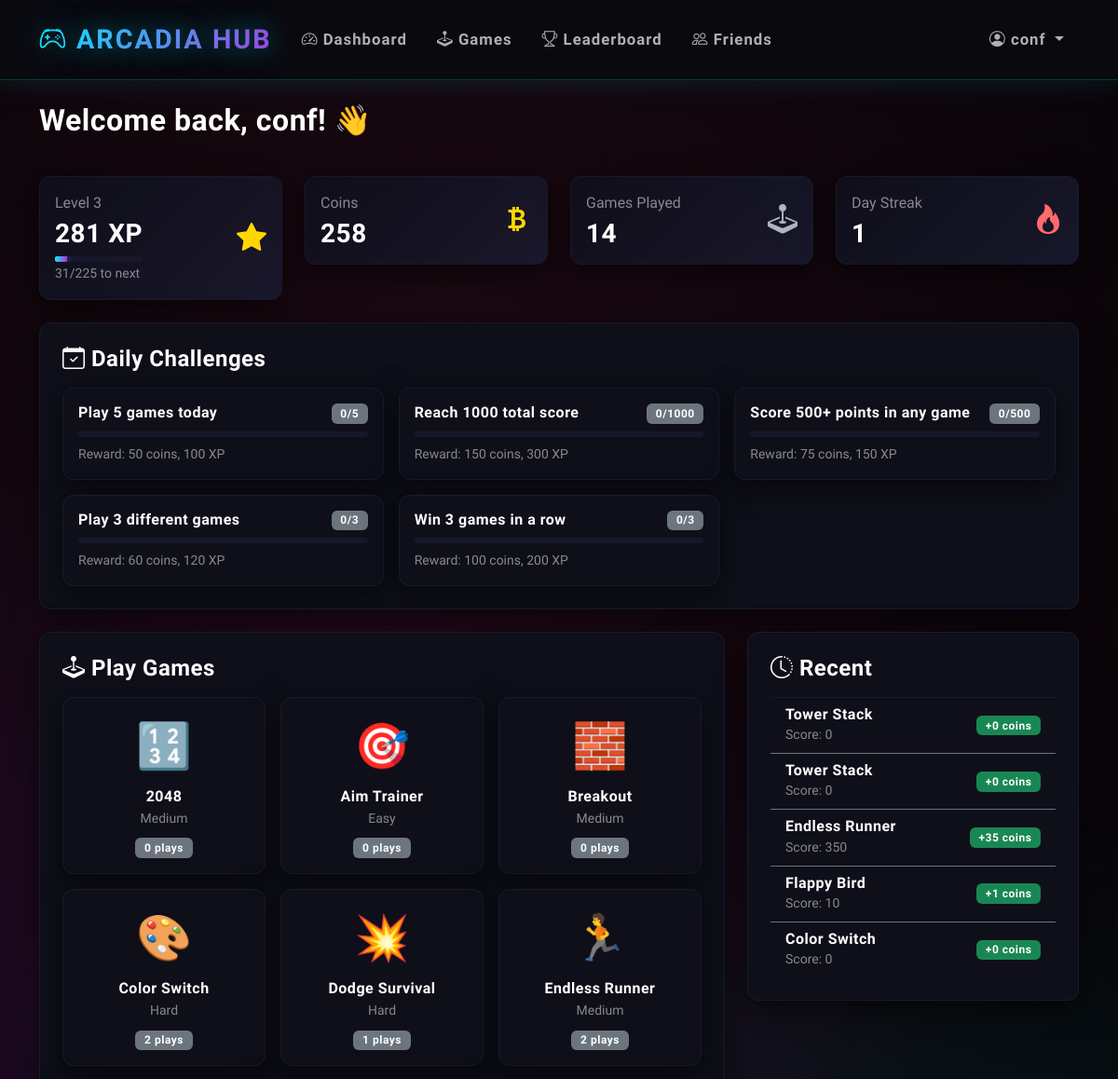
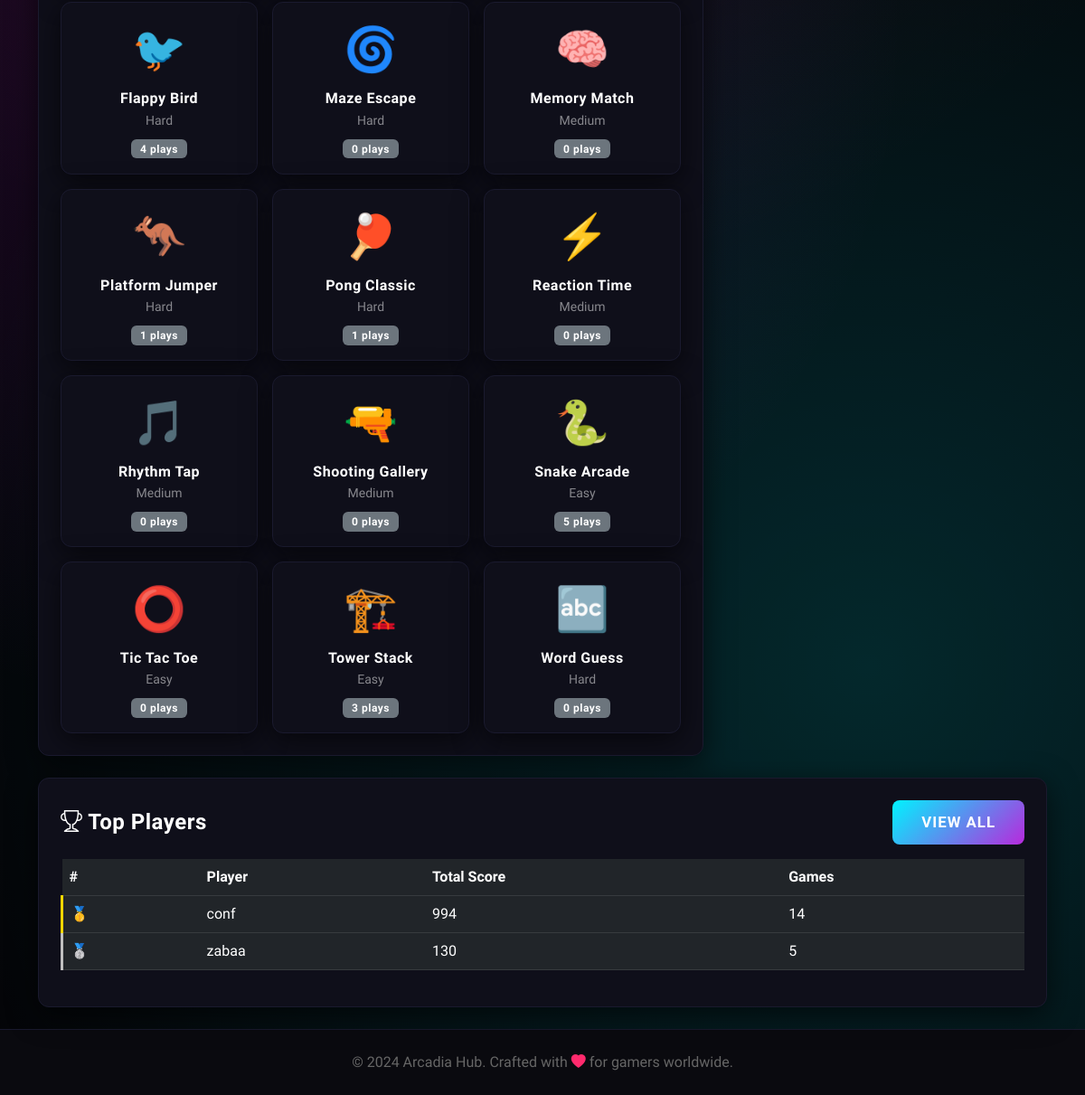
/dashboard (signed in), run on the app's committed database (2 pictures, top to bottom).
### tables this page shows
CREATE TABLE users (user_id INTEGER PRIMARY KEY AUTOINCREMENT, username TEXT UNIQUE NOT NULL, password_hash TEXT NOT NULL, email TEXT UNIQUE NOT NULL, created_at TIMESTAMP DEFAULT CURRENT_TIMESTAMP, last_login DATE, streak INTEGER DEFAULT 0, coins INTEGER DEFAULT 100, total_games_played INTEGER DEFAULT 0, total_score INTEGER DEFAULT 0, avatar_config TEXT, settings_config TEXT DEFAULT '{"theme": "dark", "sound": true, "notifications": true}', xp INTEGER DEFAULT 0, player_level INTEGER DEFAULT 1);

CREATE TABLE daily_challenges (challenge_id INTEGER PRIMARY KEY AUTOINCREMENT, challenge_type TEXT NOT NULL, description TEXT NOT NULL, target_value INTEGER NOT NULL, reward_coins INTEGER NOT NULL, reward_xp INTEGER NOT NULL, date DATE NOT NULL, UNIQUE(date, challenge_type));

CREATE TABLE games (game_id INTEGER PRIMARY KEY AUTOINCREMENT, game_key TEXT UNIQUE NOT NULL, name TEXT NOT NULL, category TEXT, difficulty TEXT, play_count INTEGER DEFAULT 0, icon TEXT, color TEXT);

CREATE TABLE scores (score_id INTEGER PRIMARY KEY AUTOINCREMENT, user_id INTEGER NOT NULL, game_key TEXT NOT NULL, score INTEGER NOT NULL, play_time INTEGER DEFAULT 0, achieved_at TIMESTAMP DEFAULT CURRENT_TIMESTAMP, FOREIGN KEY(user_id) REFERENCES users(user_id) ON DELETE CASCADE, FOREIGN KEY(game_key) REFERENCES games(game_key) ON DELETE CASCADE);

### app.py (the view)
@app.route('/dashboard')
@login_required
def dashboard():
    user = db.fetch_one("SELECT * FROM users WHERE user_id = ?", (session['user_id'],))
    recent_scores = db.fetch_all("SELECT s.*, g.name as game_name FROM scores s JOIN games g ON s.game_key = g.game_key WHERE s.user_id = ? ORDER BY s.achieved_at DESC LIMIT 10", (session['user_id'],))
    leaderboard = db.fetch_all("SELECT u.username, SUM(s.score) as total_score, COUNT(s.score_id) as games_played FROM scores s JOIN users u ON s.user_id = u.user_id GROUP BY s.user_id ORDER BY total_score DESC LIMIT 10")
    games = db.fetch_all("SELECT * FROM games ORDER BY name")
    generate_daily_challenges()
    today = datetime.now().date()
    challenges = db.fetch_all("SELECT dc.*, COALESCE(cp.current_value, 0) as current_value, cp.completed FROM daily_challenges dc LEFT JOIN challenge_progress cp ON dc.challenge_id = cp.challenge_id AND cp.user_id = ? WHERE dc.date = ?", (session['user_id'], today.strftime('%Y-%m-%d')))
    current_level, xp_current, xp_needed = calculate_level(user['xp'])
    xp_progress = ((user['xp'] - xp_current) / xp_needed * 100) if xp_needed > 0 else 0
    achievements = db.fetch_all("SELECT * FROM achievements WHERE user_id = ? ORDER BY achieved_at DESC LIMIT 5", (session['user_id'],))
    return render_template('dashboard.html',
                          user=user,
                          recent_scores=recent_scores,
                          leaderboard=leaderboard,
                          games=games,
                          challenges=challenges,
                          current_level=current_level,
                          xp_progress=xp_progress,
                          xp_current=user['xp'] - xp_current,
                          xp_needed=xp_needed,
                          achievements=achievements)

### templates/dashboard.html (shortened to what this page needs)
{% extends "base.html" %}
{% block content %}
<div class="row mb-4">
    <div class="col-md-12">
        <h2 class="text-white mb-3">
            Welcome back, {{ user.username }}! 👋
        </h2>
    </div>
</div>
<div class="row g-4 mb-4">
    <div class="col-md-3">
        <div class="card stat-card p-3">
            <div class="d-flex justify-content-between align-items-center">
                <div>
                    <p class="text-white-50 mb-1">Level {{ current_level }}</p>
                    <h3 class="text-white mb-0">{{ user.xp }} XP</h3>
                    <div class="progress mt-2" style="height: 6px;">
                        <div class="progress-bar bg-warning" style="width: {{ xp_progress }}%"></div>
                    </div>
                    <small class="text-white-50">{{ xp_current }}/{{ xp_needed }} to next</small>
                </div>
                <i class="bi bi-star-fill" style="font-size: 2rem; color: #ffd700;"></i>
            </div>
        </div>
    </div>
    <div class="col-md-3">
        <div class="card stat-card p-3" style="border-left-color: var(--success-color);">
            <div class="d-flex justify-content-between align-items-center">
                <div>
                    <p class="text-white-50 mb-1">Coins</p>
                    <h3 class="text-white mb-0">{{ user.coins }}</h3>
                </div>
                <i class="bi bi-currency-bitcoin" style="font-size: 2rem; color: #ffd700;"></i>
            </div>
        </div>
    </div>
    <div class="col-md-3">
        <div class="card stat-card p-3" style="border-left-color: var(--accent-secondary);">
            <div class="d-flex justify-content-between align-items-center">
                <div>
                    <p class="text-white-50 mb-1">Games Played</p>
                    <h3 class="text-white mb-0">{{ user.total_games_played }}</h3>
                </div>
                <i class="bi bi-joystick" style="font-size: 2rem; color: var(--success-color);"></i>
            </div>
        </div>
    </div>
    <div class="col-md-3">
        <div class="card stat-card p-3" style="border-left-color: #ff6b6b;">
            <div class="d-flex justify-content-between align-items-center">
                <div>
                    <p class="text-white-50 mb-1">Day Streak</p>
                    <h3 class="text-white mb-0">{{ user.streak }}</h3>
                </div>
                <i class="bi bi-fire" style="font-size: 2rem; color: #ff6b6b;"></i>
            </div>
        </div>
    </div>
</div>
{% if challenges %}
<div class="row g-4 mb-4">
    <div class="col-md-12">
        <div class="card p-4">
            <h4 class="text-white mb-3"><i class="bi bi-calendar-check"></i> Daily Challenges</h4>
            <div class="row g-3">
                {% for challenge in challenges %}
                <div class="col-md-4 col-sm-6">
                    <div class="card bg-dark {% if challenge.completed %}border-success{% else %}border-secondary{% endif %} p-3">
                        <div class="d-flex justify-content-between align-items-start mb-2">
                            <h6 class="text-white mb-0">{{ challenge.description }}</h6>
                            {% if challenge.completed %}
                            <span class="badge bg-success">✓</span>
                            {% else %}
                            <span class="badge bg-secondary">{{ challenge.current_value }}/{{ challenge.target_value }}</span>
                            {% endif %}
                        </div>
                        <div class="progress mb-2" style="height: 6px;">
                            {% set progress = (challenge.current_value / challenge.target_value * 100)|int %}
                        </div>
                        <small class="text-white-50">Reward: {{ challenge.reward_coins }} coins, {{ challenge.reward_xp }} XP</small>
                    </div>
                </div>
                {% endfor %}
            </div>
        </div>
    </div>
</div>
{% endif %}
<div class="row g-4 mb-4">
    <div class="col-md-8">
        <div class="card p-4">
            <h4 class="text-white mb-3"><i class="bi bi-joystick"></i> Play Games</h4>
            <div class="row g-3">
                {% for game in games %}
                <div class="col-md-4 col-sm-6">
                    <a href="{{ url_for('play_game', game_key=game.game_key) }}"
                       class="text-decoration-none">
                        <div class="card game-card h-100 p-3 text-center">
                            <div style="font-size: 3rem;" class="mb-2">{{ game.icon }}</div>
                            <h6 class="text-white mb-1">{{ game.name }}</h6>
                            <small class="text-white-50">{{ game.difficulty }}</small>
                            <div class="mt-2">
                                <span class="badge bg-secondary">{{ game.play_count }} plays</span>
                            </div>
                        </div>
                    </a>
                </div>
                {% endfor %}
            </div>
        </div>
    </div>
    <div class="col-md-4">
        <div class="card p-4">
            <h4 class="text-white mb-3"><i class="bi bi-clock-history"></i> Recent</h4>
            {% if recent_scores %}
            <div class="list-group list-group-flush">
                {% for score in recent_scores[:5] %}
                <div class="list-group-item bg-transparent text-white border-secondary">
                    <div class="d-flex justify-content-between align-items-center">
                        <div>
                            <h6 class="mb-0">{{ score.game_name }}</h6>
                            <small class="text-white-50">Score: {{ score.score }}</small>
                        </div>
                        <span class="badge bg-success">+{{ (score.score / 10)|int|default(1) }} coins</span>
                    </div>
                </div>
                {% endfor %}
            </div>
            {% else %}
            <p class="text-white-50 text-center">No recent games</p>
            {% endif %}
        </div>
    </div>
</div>
<div class="row">
    <div class="col-md-12">
        <div class="card p-4">
            <div class="d-flex justify-content-between align-items-center mb-3">
                <h4 class="text-white mb-0"><i class="bi bi-trophy"></i> Top Players</h4>
                <a href="{{ url_for('leaderboard') }}" class="btn btn-accent btn-sm">View All</a>
            </div>
            <div class="table-responsive">
                <table class="table table-dark table-hover">
                    <thead>
                        <tr>
                            <th class="text-white">#</th>
                            <th class="text-white">Player</th>
                            <th class="text-white">Total Score</th>
                            <th class="text-white">Games</th>
                        </tr>
                    </thead>
                    <tbody>
                        {% for player in leaderboard[:5] %}
                        <tr class="{% if loop.index <= 3 %}leaderboard-item{% endif %}">
                            <td class="text-white">
                                {% if loop.index == 1 %}🥇{% elif loop.index == 2 %}🥈{% elif loop.index == 3 %}🥉{% else %}#{{ loop.index }}{% endif %}
                            </td>
                            <td class="text-white">{{ player.username }}</td>
                            <td class="text-white">{{ player.total_score }}</td>
                            <td class="text-white">{{ player.games_played }}</td>
                        </tr>
                        {% endfor %}
                    </tbody>
                </table>
            </div>
        </div>
    </div>
</div>
{% endblock %}

### templates/base.html (shortened to what this page needs)
<!DOCTYPE html>
<html lang="en" data-bs-theme="dark">
<head>
    <link href="https://cdn.jsdelivr.net/npm/bootstrap@5.3.0/dist/css/bootstrap.min.css" rel="stylesheet">
    <link rel="stylesheet" href="https://cdn.jsdelivr.net/npm/bootstrap-icons@1.10.0/font/bootstrap-icons.css">
</head>
<body>
    <nav class="navbar navbar-expand-lg navbar-dark sticky-top">
        <div class="container">
            <a class="navbar-brand" href="{{ url_for('dashboard') }}">
                <i class="bi bi-controller"></i> ARCADIA HUB
            </a>
            {% if session.user_id %}
            <div class="collapse navbar-collapse" id="navbarNav">
                <ul class="navbar-nav me-auto">
                    <li class="nav-item">
                        <a class="nav-link" href="{{ url_for('dashboard') }}">
                            <i class="bi bi-speedometer2"></i> Dashboard
                        </a>
                    </li>
                    <li class="nav-item">
                        <a class="nav-link" href="{{ url_for('games') }}">
                            <i class="bi bi-joystick"></i> Games
                        </a>
                    </li>
                    <li class="nav-item">
                        <a class="nav-link" href="{{ url_for('leaderboard') }}">
                            <i class="bi bi-trophy"></i> Leaderboard
                        </a>
                    </li>
                    <li class="nav-item">
                        <a class="nav-link" href="{{ url_for('friends') }}">
                            <i class="bi bi-people"></i> Friends
                        </a>
                    </li>
                </ul>
                <ul class="navbar-nav">
                    <li class="nav-item dropdown">
                        <a class="nav-link dropdown-toggle" href="#" role="button" data-bs-toggle="dropdown">
                            <i class="bi bi-person-circle"></i> {{ session.username }}
                        </a>
                    </li>
                </ul>
            </div>
            {% endif %}
        </div>
    </nav>
    <main class="py-4">
        <div class="container">
            {% block content %}{% endblock %}
        </div>
    </main>
    <footer class="py-4 mt-auto">
        <div class="container text-center">
            <p class="mb-0" style="color: #666;">
                &copy; 2024 Arcadia Hub. Crafted with <i class="bi bi-heart-fill" style="color: var(--neon-pink);"></i> for gamers worldwide.
            </p>
        </div>
    </footer>
</body>
</html>

### data on the page
users: username "conf", xp "281", coins "258", total_games_played "14", streak "1", total_score "994", games_played "14"
daily_challenges: description "Play 5 games today", current_value "0", target_value "5", reward_coins "50", reward_xp "100"
daily_challenges: description "Reach 1000 total score", current_value "0", target_value "1000", reward_coins "150", reward_xp "300"
daily_challenges: description "Score 500+ points in any game", current_value "0", target_value "500", reward_coins "75", reward_xp "150"
daily_challenges: description "Play 3 different games", current_value "0", target_value "3", reward_coins "60", reward_xp "120"
daily_challenges: description "Win 3 games in a row", current_value "0", target_value "3", reward_coins "100", reward_xp "200"
games: icon "🔢", name "2048", difficulty "Medium", play_count "0"
games: icon "🎯", name "Aim Trainer", difficulty "Easy", play_count "0"
games: icon "🧱", name "Breakout", difficulty "Medium", play_count "0"
games: icon "🎨", name "Color Switch", difficulty "Hard", play_count "2"
games: icon "💥", name "Dodge Survival", difficulty "Hard", play_count "1"
games: icon "🏃", name "Endless Runner", difficulty "Medium", play_count "2"
games: icon "🐦", name "Flappy Bird", difficulty "Hard", play_count "4"
games: icon "🌀", name "Maze Escape", difficulty "Hard", play_count "0"
games: icon "🧠", name "Memory Match", difficulty "Medium", play_count "0"
games: icon "🦘", name "Platform Jumper", difficulty "Hard", play_count "1"
games: icon "🏓", name "Pong Classic", difficulty "Hard", play_count "1"
games: icon "⚡", name "Reaction Time", difficulty "Medium", play_count "0"
games: icon "🎵", name "Rhythm Tap", difficulty "Medium", play_count "0"
games: icon "🔫", name "Shooting Gallery", difficulty "Medium", play_count "0"
games: icon "🐍", name "Snake Arcade", difficulty "Easy", play_count "5"
games: icon "⭕", name "Tic Tac Toe", difficulty "Easy", play_count "0"
games: icon "🏗️", name "Tower Stack", difficulty "Easy", play_count "3"
games: icon "🔤", name "Word Guess", difficulty "Hard", play_count "0"
scores: game_name "Tower Stack", score "0", (score.score/10)|int|default(1) "0"
scores: game_name "Tower Stack", score "0", (score.score/10)|int|default(1) "0"
scores: game_name "Endless Runner", score "350", (score.score/10)|int|default(1) "35"
scores: game_name "Flappy Bird", score "10", (score.score/10)|int|default(1) "1"
scores: game_name "Color Switch", score "0", (score.score/10)|int|default(1) "0"
users: username "zabaa", total_score "130", games_played "5"

### other printed values
{{ current_level }} "3"
{{ xp_current }} "31"
{{ xp_needed }} "225"
